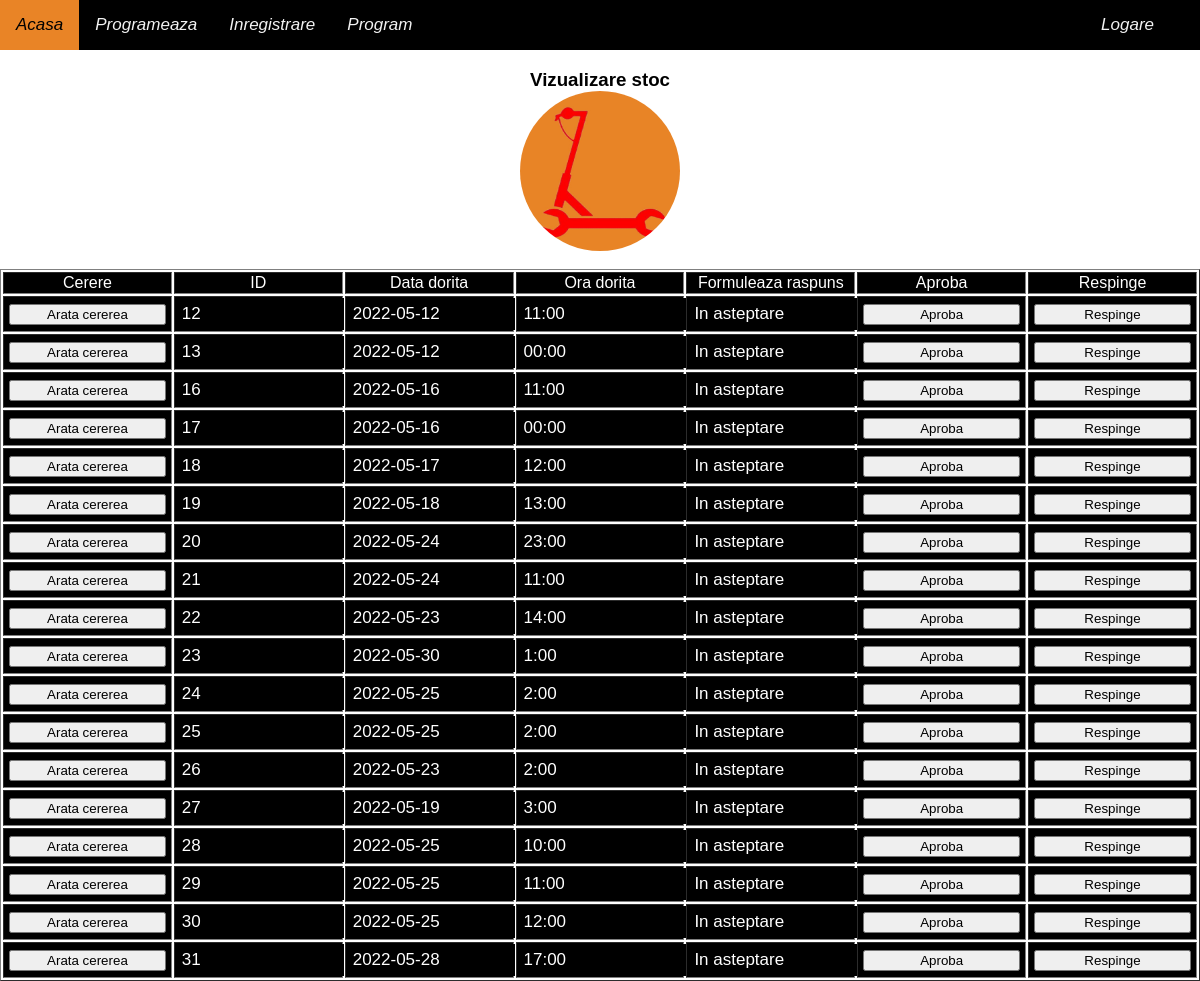
The app's page /admin.php, older data.
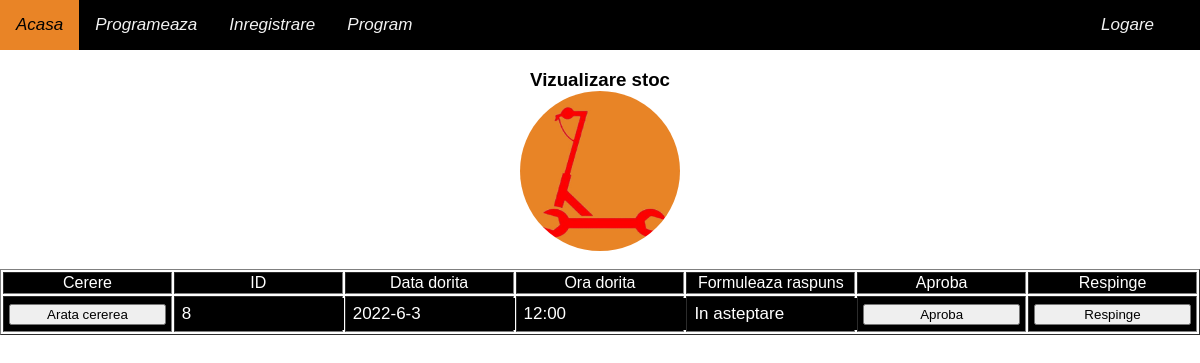
The same page, newer data.
### tables this page shows
CREATE TABLE `cereri` (
  `ID` int(10) NOT NULL,
  `TextUtilizator` varchar(2000) NOT NULL,
  `StatusCerere` varchar(20) NOT NULL,
  `DataDorita` varchar(40) NOT NULL,
  `OraDorita` varchar(40) NOT NULL,
  `IdCont` int(10) NOT NULL,
  `Raspuns` varchar(200) NOT NULL,
  `imagename` varchar(100) NOT NULL
);

### admin.php (the view, shortened to what this page needs)
<?php
include "./models/header.php";
?>
<body style="background-color: white">
    <?php include_once "./models/navbar.php" ?>
    <h3 style="text-align:center">
        <a>Vizualizare stoc</a>
        <br>
        <img alt="?" src="image/logo.png" style="border-radius: 50%;" width="160" height="160">
    </h3>
    <?php
    include_once("db/connection.php");
    $select = "SELECT * from cereri where StatusCerere='In asteptare'";
    $query = mysqli_query($conn, $select);
    $tabel = "<table border=1 style='width:100%; table-layout: fixed;overflow-x:auto;'>";
    $tabel .= "<tr style='background-color:black; color:white;'><td align=center>Cerere</td>";
    $tabel .= "<td align=center  >ID</td>";
    $tabel .= "<td align=center >Data dorita</td>";
    $tabel .= "<td align=center>Ora dorita</td>";
    $tabel .= "<td align=center>Formuleaza raspuns</td>";
    $tabel .= "<td align=center>Aproba</td>";
    $tabel .= "<td align=center>Respinge</td></tr>";
    if (mysqli_num_rows($query) > 0) {
        while ($row = mysqli_fetch_assoc($query)) {
            $tabel .= "<tr >";
            $var = $row["TextUtilizator"];
            $delimiter = ' ';
            $words = explode($delimiter, $var);
            $concat = "";
            foreach ($words as $word) {
                $concat .= $word . ".";
            }
            $tabel .= "<td style='background-color:black;' align=center> <button  style='width:95%; height:100%;' class='sub' onclick=" . "alert('" . "$concat" . "')" . " ; >Arata cererea</button></td>";
            $tabel .= "<form method=post action='admin_changes.php'>";
            $tabel .= "<td style='background-color:black;' align=center><input type='text' style='width:95%; background-color:black; color:white;' name='id' value='" . $row["ID"] . "' readonly required></td>";
            $tabel .= "<td  style='background-color:black' align=center><input type='text' style='width:95%; background-color:black; color:white;' name='data' value='" . $row["DataDorita"] . "' readonly required></td>";
            $tabel .= "<td style='background-color:black' align=center><input type='text' style='width:95%; background-color:black; color:white;' name='ora' value='" . $row["OraDorita"] . "' readonly required></td>";
            $tabel .= "<td style='background-color:black' align=center><input type='text' style='width:95%; background-color:black; color:white;' name='mesaj' value='" . $row["StatusCerere"] . "' required></td>";
            $tabel .= "<td  style='background-color:black' align=center><button  value='" . $row['ID'] . "'style='width:95%;' class='sub' name='ap' type='submit'>Aproba</button></td>";
            $tabel .= "<td  style='background-color:black' align=center><button  value='" . $row['ID'] . "'style='width:95%;' class='sub' name='res' type='submit'>Respinge</button></td>";
            $tabel .= "</form>";
            $tabel .= "</tr>";
        }
        $tabel .= "</table>";
        echo $tabel;
    } else {
        echo "<p style='font-size:20px;' align=center>Nicio inregistrare de confirmat</p>";
    }
    ?>
</body>

Row changes from the older to the newer data that the page shows:
removed cereri: id "12", data "2022-05-12", ora "11:00", mesaj "In asteptare"
removed cereri: id "13", data "2022-05-12", ora "00:00", mesaj "In asteptare"
removed cereri: id "16", data "2022-05-16", ora "11:00", mesaj "In asteptare"
removed cereri: id "17", data "2022-05-16", ora "00:00", mesaj "In asteptare"
removed cereri: id "18", data "2022-05-17", ora "12:00", mesaj "In asteptare"
removed cereri: id "19", data "2022-05-18", ora "13:00", mesaj "In asteptare"
removed cereri: id "20", data "2022-05-24", ora "23:00", mesaj "In asteptare"
removed cereri: id "21", data "2022-05-24", ora "11:00", mesaj "In asteptare"
removed cereri: id "22", data "2022-05-23", ora "14:00", mesaj "In asteptare"
removed cereri: id "23", data "2022-05-30", ora "1:00", mesaj "In asteptare"
removed cereri: id "24", data "2022-05-25", ora "2:00", mesaj "In asteptare"
removed cereri: id "25", data "2022-05-25", ora "2:00", mesaj "In asteptare"
removed cereri: id "26", data "2022-05-23", ora "2:00", mesaj "In asteptare"
removed cereri: id "27", data "2022-05-19", ora "3:00", mesaj "In asteptare"
removed cereri: id "28", data "2022-05-25", ora "10:00", mesaj "In asteptare"
removed cereri: id "29", data "2022-05-25", ora "11:00", mesaj "In asteptare"
removed cereri: id "30", data "2022-05-25", ora "12:00", mesaj "In asteptare"
removed cereri: id "31", data "2022-05-28", ora "17:00", mesaj "In asteptare"
now on this page (row edited): cereri: id "8", data "2022-6-3", ora "12:00", mesaj "In asteptare"
